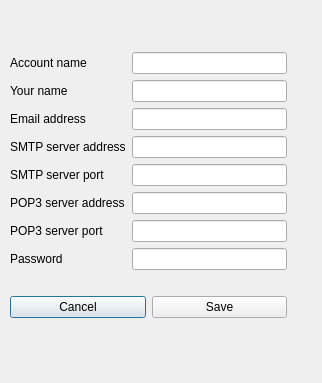
<?xml version="1.0" encoding="UTF-8"?>
<ui version="4.0">
 <class>EditUserAccountDialog</class>
 <widget class="QDialog" name="EditUserAccountDialog">
  <property name="geometry">
   <rect>
    <x>0</x>
    <y>0</y>
    <width>322</width>
    <height>383</height>
   </rect>
  </property>
  <property name="windowTitle">
   <string>Add / Edit Account</string>
  </property>
  <widget class="QWidget" name="layoutWidget">
   <property name="geometry">
    <rect>
     <x>10</x>
     <y>32</y>
     <width>277</width>
     <height>308</height>
    </rect>
   </property>
   <layout class="QVBoxLayout" name="verticalLayout_3">
    <item>
     <layout class="QHBoxLayout" name="horizontalLayout_2">
      <item>
       <layout class="QVBoxLayout" name="verticalLayout">
        <item>
         <widget class="QLabel" name="lblAccountName">
          <property name="text">
           <string>Account name</string>
          </property>
         </widget>
        </item>
        <item>
         <widget class="QLabel" name="lblYourName">
          <property name="text">
           <string>Your name</string>
          </property>
         </widget>
        </item>
        <item>
         <widget class="QLabel" name="lblEmailAddress">
          <property name="text">
           <string>Email address</string>
          </property>
         </widget>
        </item>
        <item>
         <widget class="QLabel" name="lblSmtpServerAddress">
          <property name="text">
           <string>SMTP server address</string>
          </property>
         </widget>
        </item>
        <item>
         <widget class="QLabel" name="lblPopServerPort">
          <property name="text">
           <string>SMTP server port</string>
          </property>
         </widget>
        </item>
        <item>
         <widget class="QLabel" name="lblPopServerAddress">
          <property name="text">
           <string>POP3 server address</string>
          </property>
         </widget>
        </item>
        <item>
         <widget class="QLabel" name="lblSmtpServerPort">
          <property name="text">
           <string>POP3 server port</string>
          </property>
         </widget>
        </item>
        <item>
         <widget class="QLabel" name="lblPassword">
          <property name="text">
           <string>Password</string>
          </property>
         </widget>
        </item>
       </layout>
      </item>
      <item>
       <layout class="QVBoxLayout" name="verticalLayout_2">
        <item>
         <widget class="QLineEdit" name="editAccountName"/>
        </item>
        <item>
         <widget class="QLineEdit" name="editYourName"/>
        </item>
        <item>
         <widget class="QLineEdit" name="editEmailAddress"/>
        </item>
        <item>
         <widget class="QLineEdit" name="editSmtpServerUrl"/>
        </item>
        <item>
         <widget class="QLineEdit" name="editSmtpServerPort"/>
        </item>
        <item>
         <widget class="QLineEdit" name="editPopServerUrl"/>
        </item>
        <item>
         <widget class="QLineEdit" name="editPopServerPort"/>
        </item>
        <item>
         <widget class="QLineEdit" name="editPassword">
          <property name="echoMode">
           <enum>QLineEdit::Password</enum>
          </property>
         </widget>
        </item>
       </layout>
      </item>
     </layout>
    </item>
    <item>
     <layout class="QHBoxLayout" name="horizontalLayout">
      <item>
       <widget class="QPushButton" name="btnCancel">
        <property name="text">
         <string>Cancel</string>
        </property>
       </widget>
      </item>
      <item>
       <widget class="QPushButton" name="btnSave">
        <property name="text">
         <string>Save</string>
        </property>
       </widget>
      </item>
     </layout>
    </item>
   </layout>
  </widget>
 </widget>
 <resources/>
 <connections/>
</ui>
